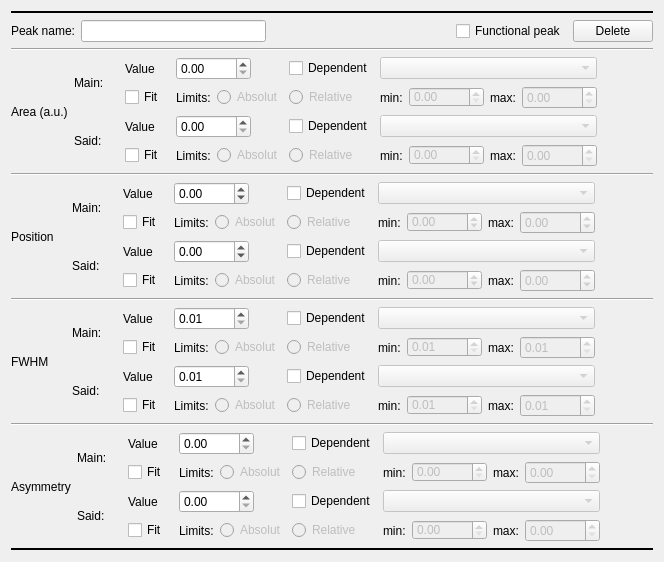
<?xml version="1.0" encoding="UTF-8"?>
<ui version="4.0">
 <class>double_donijak</class>
 <widget class="QWidget" name="double_donijak">
  <property name="geometry">
   <rect>
    <x>0</x>
    <y>0</y>
    <width>664</width>
    <height>527</height>
   </rect>
  </property>
  <property name="windowTitle">
   <string>Form</string>
  </property>
  <layout class="QVBoxLayout" name="verticalLayout">
   <item>
    <widget class="Line" name="line">
     <property name="frameShadow">
      <enum>QFrame::Plain</enum>
     </property>
     <property name="lineWidth">
      <number>2</number>
     </property>
     <property name="orientation">
      <enum>Qt::Horizontal</enum>
     </property>
    </widget>
   </item>
   <item>
    <layout class="QHBoxLayout" name="horizontalLayout">
     <item>
      <widget class="QLabel" name="lb_name">
       <property name="text">
        <string>Peak name:</string>
       </property>
      </widget>
     </item>
     <item>
      <widget class="QLineEdit" name="le_name"/>
     </item>
     <item>
      <spacer name="horizontalSpacer">
       <property name="orientation">
        <enum>Qt::Horizontal</enum>
       </property>
       <property name="sizeHint" stdset="0">
        <size>
         <width>40</width>
         <height>20</height>
        </size>
       </property>
      </spacer>
     </item>
     <item>
      <widget class="QCheckBox" name="chk_functional_peak">
       <property name="text">
        <string>Functional peak</string>
       </property>
      </widget>
     </item>
     <item>
      <widget class="QPushButton" name="pb_delete">
       <property name="text">
        <string>Delete</string>
       </property>
      </widget>
     </item>
    </layout>
   </item>
   <item>
    <widget class="Line" name="line_4">
     <property name="orientation">
      <enum>Qt::Horizontal</enum>
     </property>
    </widget>
   </item>
   <item>
    <layout class="QGridLayout" name="gridLayout">
     <item row="1" column="7">
      <widget class="QDoubleSpinBox" name="dsb_area_main_min">
       <property name="enabled">
        <bool>false</bool>
       </property>
       <property name="minimumSize">
        <size>
         <width>75</width>
         <height>20</height>
        </size>
       </property>
       <property name="maximumSize">
        <size>
         <width>75</width>
         <height>20</height>
        </size>
       </property>
       <property name="maximum">
        <double>1000000000.000000000000000</double>
       </property>
      </widget>
     </item>
     <item row="2" column="2">
      <widget class="QLabel" name="label_24">
       <property name="minimumSize">
        <size>
         <width>45</width>
         <height>0</height>
        </size>
       </property>
       <property name="text">
        <string>Value</string>
       </property>
      </widget>
     </item>
     <item row="1" column="6">
      <widget class="QLabel" name="label_11">
       <property name="text">
        <string>min:</string>
       </property>
      </widget>
     </item>
     <item row="3" column="2">
      <widget class="QCheckBox" name="chk_area_said_fit">
       <property name="text">
        <string>Fit</string>
       </property>
      </widget>
     </item>
     <item row="2" column="3" colspan="2">
      <widget class="QDoubleSpinBox" name="dsp_area_said">
       <property name="minimumSize">
        <size>
         <width>75</width>
         <height>0</height>
        </size>
       </property>
       <property name="maximumSize">
        <size>
         <width>75</width>
         <height>16777215</height>
        </size>
       </property>
       <property name="maximum">
        <double>1000000000.000000000000000</double>
       </property>
      </widget>
     </item>
     <item row="3" column="10">
      <spacer name="horizontalSpacer_7">
       <property name="orientation">
        <enum>Qt::Horizontal</enum>
       </property>
       <property name="sizeHint" stdset="0">
        <size>
         <width>40</width>
         <height>20</height>
        </size>
       </property>
      </spacer>
     </item>
     <item row="3" column="3">
      <widget class="QLabel" name="label_25">
       <property name="text">
        <string>Limits:</string>
       </property>
      </widget>
     </item>
     <item row="3" column="7">
      <widget class="QDoubleSpinBox" name="dsb_area_said_min">
       <property name="enabled">
        <bool>false</bool>
       </property>
       <property name="minimumSize">
        <size>
         <width>75</width>
         <height>20</height>
        </size>
       </property>
       <property name="maximumSize">
        <size>
         <width>75</width>
         <height>20</height>
        </size>
       </property>
       <property name="maximum">
        <double>1000000000.000000000000000</double>
       </property>
      </widget>
     </item>
     <item row="1" column="8">
      <widget class="QLabel" name="label_10">
       <property name="text">
        <string>max:</string>
       </property>
      </widget>
     </item>
     <item row="3" column="5">
      <widget class="QRadioButton" name="rb_area_said_relative">
       <property name="enabled">
        <bool>false</bool>
       </property>
       <property name="text">
        <string>Relative</string>
       </property>
       <attribute name="buttonGroup">
        <string notr="true">bg_area_said</string>
       </attribute>
      </widget>
     </item>
     <item row="2" column="5">
      <widget class="QCheckBox" name="chk_area_said_dep">
       <property name="text">
        <string>Dependent</string>
       </property>
      </widget>
     </item>
     <item row="1" column="5">
      <widget class="QRadioButton" name="rb_area_main_relative">
       <property name="enabled">
        <bool>false</bool>
       </property>
       <property name="text">
        <string>Relative</string>
       </property>
       <attribute name="buttonGroup">
        <string notr="true">bg_area_main</string>
       </attribute>
      </widget>
     </item>
     <item row="0" column="0" rowspan="4">
      <widget class="QLabel" name="label_34">
       <property name="minimumSize">
        <size>
         <width>55</width>
         <height>0</height>
        </size>
       </property>
       <property name="text">
        <string>Area (a.u.)</string>
       </property>
      </widget>
     </item>
     <item row="3" column="4">
      <widget class="QRadioButton" name="rb_area_said_abolut">
       <property name="enabled">
        <bool>false</bool>
       </property>
       <property name="text">
        <string>Absolut</string>
       </property>
       <attribute name="buttonGroup">
        <string notr="true">bg_area_said</string>
       </attribute>
      </widget>
     </item>
     <item row="3" column="6">
      <widget class="QLabel" name="label_22">
       <property name="text">
        <string>min:</string>
       </property>
      </widget>
     </item>
     <item row="0" column="5">
      <widget class="QCheckBox" name="chk_area_main_dep">
       <property name="text">
        <string>Dependent</string>
       </property>
      </widget>
     </item>
     <item row="0" column="6" colspan="4">
      <widget class="QComboBox" name="cmb_area_main_dep">
       <property name="enabled">
        <bool>false</bool>
       </property>
      </widget>
     </item>
     <item row="1" column="3">
      <widget class="QLabel" name="label_3">
       <property name="text">
        <string>Limits:</string>
       </property>
      </widget>
     </item>
     <item row="1" column="2">
      <widget class="QCheckBox" name="chk_area_main_fit">
       <property name="text">
        <string>Fit</string>
       </property>
      </widget>
     </item>
     <item row="2" column="1" rowspan="2">
      <widget class="QLabel" name="label_44">
       <property name="minimumSize">
        <size>
         <width>45</width>
         <height>0</height>
        </size>
       </property>
       <property name="text">
        <string>Said:</string>
       </property>
      </widget>
     </item>
     <item row="0" column="2">
      <widget class="QLabel" name="label_45">
       <property name="minimumSize">
        <size>
         <width>45</width>
         <height>0</height>
        </size>
       </property>
       <property name="text">
        <string>Value</string>
       </property>
      </widget>
     </item>
     <item row="0" column="3" colspan="2">
      <widget class="QDoubleSpinBox" name="dsp_area_main">
       <property name="minimumSize">
        <size>
         <width>75</width>
         <height>0</height>
        </size>
       </property>
       <property name="maximumSize">
        <size>
         <width>75</width>
         <height>16777215</height>
        </size>
       </property>
       <property name="maximum">
        <double>1000000000.000000000000000</double>
       </property>
      </widget>
     </item>
     <item row="0" column="1" rowspan="2">
      <widget class="QLabel" name="label_2">
       <property name="minimumSize">
        <size>
         <width>45</width>
         <height>0</height>
        </size>
       </property>
       <property name="text">
        <string>Main:</string>
       </property>
      </widget>
     </item>
     <item row="1" column="4">
      <widget class="QRadioButton" name="rb_area_main_abolut">
       <property name="enabled">
        <bool>false</bool>
       </property>
       <property name="text">
        <string>Absolut</string>
       </property>
       <attribute name="buttonGroup">
        <string notr="true">bg_area_main</string>
       </attribute>
      </widget>
     </item>
     <item row="3" column="9">
      <widget class="QDoubleSpinBox" name="dsb_area_said_max">
       <property name="enabled">
        <bool>false</bool>
       </property>
       <property name="minimumSize">
        <size>
         <width>75</width>
         <height>0</height>
        </size>
       </property>
       <property name="maximumSize">
        <size>
         <width>75</width>
         <height>16777215</height>
        </size>
       </property>
       <property name="maximum">
        <double>1000000000.000000000000000</double>
       </property>
      </widget>
     </item>
     <item row="1" column="9">
      <widget class="QDoubleSpinBox" name="dsb_area_main_max">
       <property name="enabled">
        <bool>false</bool>
       </property>
       <property name="minimumSize">
        <size>
         <width>75</width>
         <height>0</height>
        </size>
       </property>
       <property name="maximumSize">
        <size>
         <width>75</width>
         <height>16777215</height>
        </size>
       </property>
       <property name="maximum">
        <double>1000000000.000000000000000</double>
       </property>
      </widget>
     </item>
     <item row="2" column="6" colspan="4">
      <widget class="QComboBox" name="cmb_area_said_dep">
       <property name="enabled">
        <bool>false</bool>
       </property>
      </widget>
     </item>
     <item row="3" column="8">
      <widget class="QLabel" name="label_23">
       <property name="text">
        <string>max:</string>
       </property>
      </widget>
     </item>
    </layout>
   </item>
   <item>
    <widget class="Line" name="line_5">
     <property name="orientation">
      <enum>Qt::Horizontal</enum>
     </property>
    </widget>
   </item>
   <item>
    <layout class="QGridLayout" name="gridLayout_2">
     <item row="1" column="3">
      <widget class="QLabel" name="label_4">
       <property name="text">
        <string>Limits:</string>
       </property>
      </widget>
     </item>
     <item row="1" column="2">
      <widget class="QCheckBox" name="chk_pos_main_fit">
       <property name="text">
        <string>Fit</string>
       </property>
      </widget>
     </item>
     <item row="0" column="1" rowspan="2">
      <widget class="QLabel" name="label_5">
       <property name="minimumSize">
        <size>
         <width>45</width>
         <height>0</height>
        </size>
       </property>
       <property name="text">
        <string>Main:</string>
       </property>
      </widget>
     </item>
     <item row="0" column="3" colspan="2">
      <widget class="QDoubleSpinBox" name="dsp_pos_main">
       <property name="minimumSize">
        <size>
         <width>75</width>
         <height>0</height>
        </size>
       </property>
       <property name="maximumSize">
        <size>
         <width>75</width>
         <height>16777215</height>
        </size>
       </property>
       <property name="minimum">
        <double>-10000.000000000000000</double>
       </property>
       <property name="maximum">
        <double>10000.000000000000000</double>
       </property>
       <property name="singleStep">
        <double>0.010000000000000</double>
       </property>
      </widget>
     </item>
     <item row="0" column="5">
      <widget class="QCheckBox" name="chk_pos_main_dep">
       <property name="text">
        <string>Dependent</string>
       </property>
      </widget>
     </item>
     <item row="0" column="0" rowspan="4">
      <widget class="QLabel" name="label_46">
       <property name="minimumSize">
        <size>
         <width>55</width>
         <height>0</height>
        </size>
       </property>
       <property name="text">
        <string>Position</string>
       </property>
      </widget>
     </item>
     <item row="3" column="4">
      <widget class="QRadioButton" name="rb_pos_said_abolut">
       <property name="enabled">
        <bool>false</bool>
       </property>
       <property name="text">
        <string>Absolut</string>
       </property>
       <attribute name="buttonGroup">
        <string notr="true">bg_pos_said</string>
       </attribute>
      </widget>
     </item>
     <item row="2" column="2">
      <widget class="QLabel" name="label_26">
       <property name="minimumSize">
        <size>
         <width>45</width>
         <height>0</height>
        </size>
       </property>
       <property name="text">
        <string>Value</string>
       </property>
      </widget>
     </item>
     <item row="1" column="6">
      <widget class="QLabel" name="label_12">
       <property name="text">
        <string>min:</string>
       </property>
      </widget>
     </item>
     <item row="2" column="3" colspan="2">
      <widget class="QDoubleSpinBox" name="dsp_pos_said">
       <property name="minimumSize">
        <size>
         <width>75</width>
         <height>0</height>
        </size>
       </property>
       <property name="maximumSize">
        <size>
         <width>75</width>
         <height>16777215</height>
        </size>
       </property>
       <property name="minimum">
        <double>-10000.000000000000000</double>
       </property>
       <property name="maximum">
        <double>10000.000000000000000</double>
       </property>
       <property name="singleStep">
        <double>0.010000000000000</double>
       </property>
      </widget>
     </item>
     <item row="3" column="2">
      <widget class="QCheckBox" name="chk_pos_said_fit">
       <property name="text">
        <string>Fit</string>
       </property>
      </widget>
     </item>
     <item row="3" column="3">
      <widget class="QLabel" name="label_27">
       <property name="text">
        <string>Limits:</string>
       </property>
      </widget>
     </item>
     <item row="3" column="7">
      <widget class="QDoubleSpinBox" name="dsb_pos_said_min">
       <property name="enabled">
        <bool>false</bool>
       </property>
       <property name="minimumSize">
        <size>
         <width>75</width>
         <height>20</height>
        </size>
       </property>
       <property name="maximumSize">
        <size>
         <width>75</width>
         <height>20</height>
        </size>
       </property>
       <property name="minimum">
        <double>-10000.000000000000000</double>
       </property>
       <property name="maximum">
        <double>10000.000000000000000</double>
       </property>
       <property name="singleStep">
        <double>0.010000000000000</double>
       </property>
      </widget>
     </item>
     <item row="3" column="10">
      <spacer name="horizontalSpacer_8">
       <property name="orientation">
        <enum>Qt::Horizontal</enum>
       </property>
       <property name="sizeHint" stdset="0">
        <size>
         <width>40</width>
         <height>20</height>
        </size>
       </property>
      </spacer>
     </item>
     <item row="1" column="5">
      <widget class="QRadioButton" name="rb_pos_main_relative">
       <property name="enabled">
        <bool>false</bool>
       </property>
       <property name="text">
        <string>Relative</string>
       </property>
       <attribute name="buttonGroup">
        <string notr="true">bg_pos_main</string>
       </attribute>
      </widget>
     </item>
     <item row="2" column="5">
      <widget class="QCheckBox" name="chk_pos_said_dep">
       <property name="text">
        <string>Dependent</string>
       </property>
      </widget>
     </item>
     <item row="1" column="8">
      <widget class="QLabel" name="label_13">
       <property name="text">
        <string>max:</string>
       </property>
      </widget>
     </item>
     <item row="3" column="5">
      <widget class="QRadioButton" name="rb_pos_said_relative">
       <property name="enabled">
        <bool>false</bool>
       </property>
       <property name="text">
        <string>Relative</string>
       </property>
       <attribute name="buttonGroup">
        <string notr="true">bg_pos_said</string>
       </attribute>
      </widget>
     </item>
     <item row="3" column="6">
      <widget class="QLabel" name="label_28">
       <property name="text">
        <string>min:</string>
       </property>
      </widget>
     </item>
     <item row="1" column="7">
      <widget class="QDoubleSpinBox" name="dsb_pos_main_min">
       <property name="enabled">
        <bool>false</bool>
       </property>
       <property name="minimumSize">
        <size>
         <width>75</width>
         <height>20</height>
        </size>
       </property>
       <property name="maximumSize">
        <size>
         <width>75</width>
         <height>20</height>
        </size>
       </property>
       <property name="minimum">
        <double>-10000.000000000000000</double>
       </property>
       <property name="maximum">
        <double>10000.000000000000000</double>
       </property>
       <property name="singleStep">
        <double>0.010000000000000</double>
       </property>
      </widget>
     </item>
     <item row="1" column="9">
      <widget class="QDoubleSpinBox" name="dsb_pos_main_max">
       <property name="enabled">
        <bool>false</bool>
       </property>
       <property name="minimumSize">
        <size>
         <width>75</width>
         <height>0</height>
        </size>
       </property>
       <property name="maximumSize">
        <size>
         <width>75</width>
         <height>16777215</height>
        </size>
       </property>
       <property name="minimum">
        <double>-10000.000000000000000</double>
       </property>
       <property name="maximum">
        <double>10000.000000000000000</double>
       </property>
       <property name="singleStep">
        <double>0.010000000000000</double>
       </property>
      </widget>
     </item>
     <item row="3" column="8">
      <widget class="QLabel" name="label_29">
       <property name="text">
        <string>max:</string>
       </property>
      </widget>
     </item>
     <item row="3" column="9">
      <widget class="QDoubleSpinBox" name="dsb_pos_said_max">
       <property name="enabled">
        <bool>false</bool>
       </property>
       <property name="minimumSize">
        <size>
         <width>75</width>
         <height>0</height>
        </size>
       </property>
       <property name="maximumSize">
        <size>
         <width>75</width>
         <height>16777215</height>
        </size>
       </property>
       <property name="minimum">
        <double>-10000.000000000000000</double>
       </property>
       <property name="maximum">
        <double>10000.000000000000000</double>
       </property>
       <property name="singleStep">
        <double>0.010000000000000</double>
       </property>
      </widget>
     </item>
     <item row="1" column="4">
      <widget class="QRadioButton" name="rb_pos_main_abolut">
       <property name="enabled">
        <bool>false</bool>
       </property>
       <property name="text">
        <string>Absolut</string>
       </property>
       <attribute name="buttonGroup">
        <string notr="true">bg_pos_main</string>
       </attribute>
      </widget>
     </item>
     <item row="2" column="1" rowspan="2">
      <widget class="QLabel" name="label_47">
       <property name="minimumSize">
        <size>
         <width>45</width>
         <height>0</height>
        </size>
       </property>
       <property name="text">
        <string>Said:</string>
       </property>
      </widget>
     </item>
     <item row="0" column="2">
      <widget class="QLabel" name="label_48">
       <property name="minimumSize">
        <size>
         <width>45</width>
         <height>0</height>
        </size>
       </property>
       <property name="text">
        <string>Value</string>
       </property>
      </widget>
     </item>
     <item row="0" column="6" colspan="4">
      <widget class="QComboBox" name="cmb_pos_main_dep">
       <property name="enabled">
        <bool>false</bool>
       </property>
      </widget>
     </item>
     <item row="2" column="6" colspan="4">
      <widget class="QComboBox" name="cmb_pos_said_dep">
       <property name="enabled">
        <bool>false</bool>
       </property>
      </widget>
     </item>
    </layout>
   </item>
   <item>
    <widget class="Line" name="line_6">
     <property name="orientation">
      <enum>Qt::Horizontal</enum>
     </property>
    </widget>
   </item>
   <item>
    <layout class="QGridLayout" name="gridLayout_3">
     <item row="1" column="3">
      <widget class="QLabel" name="label_6">
       <property name="text">
        <string>Limits:</string>
       </property>
      </widget>
     </item>
     <item row="1" column="2">
      <widget class="QCheckBox" name="chk_fwhm_main_fit">
       <property name="text">
        <string>Fit</string>
       </property>
      </widget>
     </item>
     <item row="0" column="1" rowspan="2">
      <widget class="QLabel" name="label_7">
       <property name="minimumSize">
        <size>
         <width>45</width>
         <height>0</height>
        </size>
       </property>
       <property name="text">
        <string>Main:</string>
       </property>
      </widget>
     </item>
     <item row="0" column="3" colspan="2">
      <widget class="QDoubleSpinBox" name="dsp_fwhm_main">
       <property name="minimumSize">
        <size>
         <width>75</width>
         <height>0</height>
        </size>
       </property>
       <property name="maximumSize">
        <size>
         <width>75</width>
         <height>16777215</height>
        </size>
       </property>
       <property name="minimum">
        <double>0.010000000000000</double>
       </property>
       <property name="singleStep">
        <double>0.010000000000000</double>
       </property>
      </widget>
     </item>
     <item row="0" column="5">
      <widget class="QCheckBox" name="chk_fwhm_main_dep">
       <property name="text">
        <string>Dependent</string>
       </property>
      </widget>
     </item>
     <item row="0" column="0" rowspan="4">
      <widget class="QLabel" name="label_49">
       <property name="minimumSize">
        <size>
         <width>55</width>
         <height>0</height>
        </size>
       </property>
       <property name="text">
        <string>FWHM</string>
       </property>
      </widget>
     </item>
     <item row="3" column="4">
      <widget class="QRadioButton" name="rb_fwhm_said_abolut">
       <property name="enabled">
        <bool>false</bool>
       </property>
       <property name="text">
        <string>Absolut</string>
       </property>
       <attribute name="buttonGroup">
        <string notr="true">bg_fwhm_said</string>
       </attribute>
      </widget>
     </item>
     <item row="2" column="2">
      <widget class="QLabel" name="label_30">
       <property name="minimumSize">
        <size>
         <width>45</width>
         <height>0</height>
        </size>
       </property>
       <property name="text">
        <string>Value</string>
       </property>
      </widget>
     </item>
     <item row="1" column="6">
      <widget class="QLabel" name="label_14">
       <property name="text">
        <string>min:</string>
       </property>
      </widget>
     </item>
     <item row="2" column="3" colspan="2">
      <widget class="QDoubleSpinBox" name="dsp_fwhm_said">
       <property name="minimumSize">
        <size>
         <width>75</width>
         <height>0</height>
        </size>
       </property>
       <property name="maximumSize">
        <size>
         <width>75</width>
         <height>16777215</height>
        </size>
       </property>
       <property name="minimum">
        <double>0.010000000000000</double>
       </property>
       <property name="singleStep">
        <double>0.010000000000000</double>
       </property>
      </widget>
     </item>
     <item row="3" column="2">
      <widget class="QCheckBox" name="chk_fwhm_said_fit">
       <property name="text">
        <string>Fit</string>
       </property>
      </widget>
     </item>
     <item row="3" column="3">
      <widget class="QLabel" name="label_31">
       <property name="text">
        <string>Limits:</string>
       </property>
      </widget>
     </item>
     <item row="3" column="7">
      <widget class="QDoubleSpinBox" name="dsb_fwhm_said_min">
       <property name="enabled">
        <bool>false</bool>
       </property>
       <property name="minimumSize">
        <size>
         <width>75</width>
         <height>20</height>
        </size>
       </property>
       <property name="maximumSize">
        <size>
         <width>75</width>
         <height>20</height>
        </size>
       </property>
       <property name="minimum">
        <double>0.010000000000000</double>
       </property>
       <property name="singleStep">
        <double>0.010000000000000</double>
       </property>
      </widget>
     </item>
     <item row="3" column="10">
      <spacer name="horizontalSpacer_9">
       <property name="orientation">
        <enum>Qt::Horizontal</enum>
       </property>
       <property name="sizeHint" stdset="0">
        <size>
         <width>40</width>
         <height>20</height>
        </size>
       </property>
      </spacer>
     </item>
     <item row="1" column="5">
      <widget class="QRadioButton" name="rb_fwhm_main_relative">
       <property name="enabled">
        <bool>false</bool>
       </property>
       <property name="text">
        <string>Relative</string>
       </property>
       <attribute name="buttonGroup">
        <string notr="true">bg_fwhm_main</string>
       </attribute>
      </widget>
     </item>
     <item row="2" column="5">
      <widget class="QCheckBox" name="chk_fwhm_said_dep">
       <property name="text">
        <string>Dependent</string>
       </property>
      </widget>
     </item>
     <item row="1" column="8">
      <widget class="QLabel" name="label_15">
       <property name="text">
        <string>max:</string>
       </property>
      </widget>
     </item>
     <item row="3" column="5">
      <widget class="QRadioButton" name="rb_fwhm_said_relative">
       <property name="enabled">
        <bool>false</bool>
       </property>
       <property name="text">
        <string>Relative</string>
       </property>
       <attribute name="buttonGroup">
        <string notr="true">bg_fwhm_said</string>
       </attribute>
      </widget>
     </item>
     <item row="3" column="6">
      <widget class="QLabel" name="label_32">
       <property name="text">
        <string>min:</string>
       </property>
      </widget>
     </item>
     <item row="1" column="7">
      <widget class="QDoubleSpinBox" name="dsb_fwhm_main_min">
       <property name="enabled">
        <bool>false</bool>
       </property>
       <property name="minimumSize">
        <size>
         <width>75</width>
         <height>20</height>
        </size>
       </property>
       <property name="maximumSize">
        <size>
         <width>75</width>
         <height>20</height>
        </size>
       </property>
       <property name="minimum">
        <double>0.010000000000000</double>
       </property>
       <property name="singleStep">
        <double>0.010000000000000</double>
       </property>
      </widget>
     </item>
     <item row="1" column="9">
      <widget class="QDoubleSpinBox" name="dsb_fwhm_main_max">
       <property name="enabled">
        <bool>false</bool>
       </property>
       <property name="minimumSize">
        <size>
         <width>75</width>
         <height>0</height>
        </size>
       </property>
       <property name="maximumSize">
        <size>
         <width>75</width>
         <height>16777215</height>
        </size>
       </property>
       <property name="minimum">
        <double>0.010000000000000</double>
       </property>
       <property name="singleStep">
        <double>0.010000000000000</double>
       </property>
      </widget>
     </item>
     <item row="3" column="8">
      <widget class="QLabel" name="label_33">
       <property name="text">
        <string>max:</string>
       </property>
      </widget>
     </item>
     <item row="3" column="9">
      <widget class="QDoubleSpinBox" name="dsb_fwhm_said_max">
       <property name="enabled">
        <bool>false</bool>
       </property>
       <property name="minimumSize">
        <size>
         <width>75</width>
         <height>0</height>
        </size>
       </property>
       <property name="maximumSize">
        <size>
         <width>75</width>
         <height>16777215</height>
        </size>
       </property>
       <property name="minimum">
        <double>0.010000000000000</double>
       </property>
       <property name="singleStep">
        <double>0.010000000000000</double>
       </property>
      </widget>
     </item>
     <item row="1" column="4">
      <widget class="QRadioButton" name="rb_fwhm_main_abolut">
       <property name="enabled">
        <bool>false</bool>
       </property>
       <property name="text">
        <string>Absolut</string>
       </property>
       <attribute name="buttonGroup">
        <string notr="true">bg_fwhm_main</string>
       </attribute>
      </widget>
     </item>
     <item row="2" column="1" rowspan="2">
      <widget class="QLabel" name="label_50">
       <property name="minimumSize">
        <size>
         <width>45</width>
         <height>0</height>
        </size>
       </property>
       <property name="text">
        <string>Said:</string>
       </property>
      </widget>
     </item>
     <item row="0" column="2">
      <widget class="QLabel" name="label_51">
       <property name="minimumSize">
        <size>
         <width>45</width>
         <height>0</height>
        </size>
       </property>
       <property name="text">
        <string>Value</string>
       </property>
      </widget>
     </item>
     <item row="0" column="6" colspan="4">
      <widget class="QComboBox" name="cmb_fwhm_main_dep">
       <property name="enabled">
        <bool>false</bool>
       </property>
      </widget>
     </item>
     <item row="2" column="6" colspan="4">
      <widget class="QComboBox" name="cmb_fwhm_said_dep">
       <property name="enabled">
        <bool>false</bool>
       </property>
      </widget>
     </item>
    </layout>
   </item>
   <item>
    <widget class="Line" name="line_3">
     <property name="orientation">
      <enum>Qt::Horizontal</enum>
     </property>
    </widget>
   </item>
   <item>
    <layout class="QGridLayout" name="gridLayout_4">
     <item row="1" column="3">
      <widget class="QLabel" name="label_8">
       <property name="text">
        <string>Limits:</string>
       </property>
      </widget>
     </item>
     <item row="1" column="2">
      <widget class="QCheckBox" name="chk_asym_main_fit">
       <property name="text">
        <string>Fit</string>
       </property>
      </widget>
     </item>
     <item row="0" column="1" rowspan="2">
      <widget class="QLabel" name="label_9">
       <property name="minimumSize">
        <size>
         <width>45</width>
         <height>0</height>
        </size>
       </property>
       <property name="text">
        <string>Main:</string>
       </property>
      </widget>
     </item>
     <item row="0" column="3" colspan="2">
      <widget class="QDoubleSpinBox" name="dsp_asym_main">
       <property name="minimumSize">
        <size>
         <width>75</width>
         <height>0</height>
        </size>
       </property>
       <property name="maximumSize">
        <size>
         <width>75</width>
         <height>16777215</height>
        </size>
       </property>
       <property name="minimum">
        <double>0.000000000000000</double>
       </property>
       <property name="singleStep">
        <double>0.010000000000000</double>
       </property>
       <property name="value">
        <double>0.000000000000000</double>
       </property>
      </widget>
     </item>
     <item row="0" column="5">
      <widget class="QCheckBox" name="chk_asym_main_dep">
       <property name="text">
        <string>Dependent</string>
       </property>
      </widget>
     </item>
     <item row="0" column="0" rowspan="4">
      <widget class="QLabel" name="label_52">
       <property name="minimumSize">
        <size>
         <width>55</width>
         <height>0</height>
        </size>
       </property>
       <property name="text">
        <string>Asymmetry</string>
       </property>
      </widget>
     </item>
     <item row="3" column="4">
      <widget class="QRadioButton" name="rb_asym_said_abolut">
       <property name="enabled">
        <bool>false</bool>
       </property>
       <property name="text">
        <string>Absolut</string>
       </property>
       <attribute name="buttonGroup">
        <string notr="true">bg_asym_said</string>
       </attribute>
      </widget>
     </item>
     <item row="2" column="2">
      <widget class="QLabel" name="label_53">
       <property name="minimumSize">
        <size>
         <width>45</width>
         <height>0</height>
        </size>
       </property>
       <property name="text">
        <string>Value</string>
       </property>
      </widget>
     </item>
     <item row="1" column="6">
      <widget class="QLabel" name="label_16">
       <property name="text">
        <string>min:</string>
       </property>
      </widget>
     </item>
     <item row="2" column="3" colspan="2">
      <widget class="QDoubleSpinBox" name="dsp_asym_said">
       <property name="minimumSize">
        <size>
         <width>75</width>
         <height>0</height>
        </size>
       </property>
       <property name="maximumSize">
        <size>
         <width>75</width>
         <height>16777215</height>
        </size>
       </property>
       <property name="minimum">
        <double>0.000000000000000</double>
       </property>
       <property name="singleStep">
        <double>0.010000000000000</double>
       </property>
       <property name="value">
        <double>0.000000000000000</double>
       </property>
      </widget>
     </item>
     <item row="3" column="2">
      <widget class="QCheckBox" name="chk_asym_said_fit">
       <property name="text">
        <string>Fit</string>
       </property>
      </widget>
     </item>
     <item row="3" column="3">
      <widget class="QLabel" name="label_54">
       <property name="text">
        <string>Limits:</string>
       </property>
      </widget>
     </item>
     <item row="3" column="7">
      <widget class="QDoubleSpinBox" name="dsb_asym_said_min">
       <property name="enabled">
        <bool>false</bool>
       </property>
       <property name="minimumSize">
        <size>
         <width>75</width>
         <height>20</height>
        </size>
       </property>
       <property name="maximumSize">
        <size>
         <width>75</width>
         <height>20</height>
        </size>
       </property>
       <property name="minimum">
        <double>0.000000000000000</double>
       </property>
       <property name="singleStep">
        <double>0.010000000000000</double>
       </property>
       <property name="value">
        <double>0.000000000000000</double>
       </property>
      </widget>
     </item>
     <item row="3" column="10">
      <spacer name="horizontalSpacer_11">
       <property name="orientation">
        <enum>Qt::Horizontal</enum>
       </property>
       <property name="sizeHint" stdset="0">
        <size>
         <width>40</width>
         <height>20</height>
        </size>
       </property>
      </spacer>
     </item>
     <item row="1" column="5">
      <widget class="QRadioButton" name="rb_asym_main_relative">
       <property name="enabled">
        <bool>false</bool>
       </property>
       <property name="text">
        <string>Relative</string>
       </property>
       <attribute name="buttonGroup">
        <string notr="true">bg_asym_main</string>
       </attribute>
      </widget>
     </item>
     <item row="2" column="5">
      <widget class="QCheckBox" name="chk_asym_said_dep">
       <property name="text">
        <string>Dependent</string>
       </property>
      </widget>
     </item>
     <item row="1" column="8">
      <widget class="QLabel" name="label_17">
       <property name="text">
        <string>max:</string>
       </property>
      </widget>
     </item>
     <item row="3" column="5">
      <widget class="QRadioButton" name="rb_asym_said_relative">
       <property name="enabled">
        <bool>false</bool>
       </property>
       <property name="text">
        <string>Relative</string>
       </property>
       <attribute name="buttonGroup">
        <string notr="true">bg_asym_said</string>
       </attribute>
      </widget>
     </item>
     <item row="3" column="6">
      <widget class="QLabel" name="label_55">
       <property name="text">
        <string>min:</string>
       </property>
      </widget>
     </item>
     <item row="1" column="7">
      <widget class="QDoubleSpinBox" name="dsb_asym_main_min">
       <property name="enabled">
        <bool>false</bool>
       </property>
       <property name="minimumSize">
        <size>
         <width>75</width>
         <height>20</height>
        </size>
       </property>
       <property name="maximumSize">
        <size>
         <width>75</width>
         <height>20</height>
        </size>
       </property>
       <property name="minimum">
        <double>0.000000000000000</double>
       </property>
       <property name="singleStep">
        <double>0.010000000000000</double>
       </property>
       <property name="value">
        <double>0.000000000000000</double>
       </property>
      </widget>
     </item>
     <item row="1" column="9">
      <widget class="QDoubleSpinBox" name="dsb_asym_main_max">
       <property name="enabled">
        <bool>false</bool>
       </property>
       <property name="minimumSize">
        <size>
         <width>75</width>
         <height>0</height>
        </size>
       </property>
       <property name="maximumSize">
        <size>
         <width>75</width>
         <height>16777215</height>
        </size>
       </property>
       <property name="minimum">
        <double>0.000000000000000</double>
       </property>
       <property name="singleStep">
        <double>0.010000000000000</double>
       </property>
       <property name="value">
        <double>0.000000000000000</double>
       </property>
      </widget>
     </item>
     <item row="3" column="8">
      <widget class="QLabel" name="label_56">
       <property name="text">
        <string>max:</string>
       </property>
      </widget>
     </item>
     <item row="3" column="9">
      <widget class="QDoubleSpinBox" name="dsb_asym_said_max">
       <property name="enabled">
        <bool>false</bool>
       </property>
       <property name="minimumSize">
        <size>
         <width>75</width>
         <height>0</height>
        </size>
       </property>
       <property name="maximumSize">
        <size>
         <width>75</width>
         <height>16777215</height>
        </size>
       </property>
       <property name="minimum">
        <double>0.000000000000000</double>
       </property>
       <property name="singleStep">
        <double>0.010000000000000</double>
       </property>
       <property name="value">
        <double>0.000000000000000</double>
       </property>
      </widget>
     </item>
     <item row="1" column="4">
      <widget class="QRadioButton" name="rb_asym_main_abolut">
       <property name="enabled">
        <bool>false</bool>
       </property>
       <property name="text">
        <string>Absolut</string>
       </property>
       <attribute name="buttonGroup">
        <string notr="true">bg_asym_main</string>
       </attribute>
      </widget>
     </item>
     <item row="2" column="1" rowspan="2">
      <widget class="QLabel" name="label_57">
       <property name="minimumSize">
        <size>
         <width>45</width>
         <height>0</height>
        </size>
       </property>
       <property name="text">
        <string>Said:</string>
       </property>
      </widget>
     </item>
     <item row="0" column="2">
      <widget class="QLabel" name="label_58">
       <property name="minimumSize">
        <size>
         <width>45</width>
         <height>0</height>
        </size>
       </property>
       <property name="text">
        <string>Value</string>
       </property>
      </widget>
     </item>
     <item row="0" column="6" colspan="4">
      <widget class="QComboBox" name="cmb_asym_main_dep">
       <property name="enabled">
        <bool>false</bool>
       </property>
      </widget>
     </item>
     <item row="2" column="6" colspan="4">
      <widget class="QComboBox" name="cmb_asym_said_dep">
       <property name="enabled">
        <bool>false</bool>
       </property>
      </widget>
     </item>
    </layout>
   </item>
   <item>
    <widget class="Line" name="line_2">
     <property name="frameShadow">
      <enum>QFrame::Plain</enum>
     </property>
     <property name="lineWidth">
      <number>2</number>
     </property>
     <property name="midLineWidth">
      <number>0</number>
     </property>
     <property name="orientation">
      <enum>Qt::Horizontal</enum>
     </property>
    </widget>
   </item>
   <item>
    <spacer name="verticalSpacer">
     <property name="orientation">
      <enum>Qt::Vertical</enum>
     </property>
     <property name="sizeHint" stdset="0">
      <size>
       <width>20</width>
       <height>1</height>
      </size>
     </property>
    </spacer>
   </item>
  </layout>
 </widget>
 <resources/>
 <connections/>
 <buttongroups>
  <buttongroup name="bg_area_main"/>
  <buttongroup name="bg_area_said"/>
  <buttongroup name="bg_pos_main"/>
  <buttongroup name="bg_pos_said"/>
  <buttongroup name="bg_fwhm_main"/>
  <buttongroup name="bg_fwhm_said"/>
  <buttongroup name="bg_asym_main"/>
  <buttongroup name="bg_asym_said"/>
 </buttongroups>
</ui>
